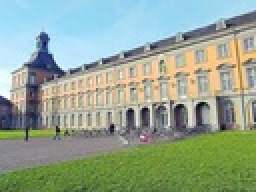
#> input picture Computer Vision Exercises/Sheet09/images/building.jpeg, 128 x 96 px, shrunk from 259 x 194 before the run (shown 2 times larger)
$ python sheet09.py   (older library calls are emulated)
#> lines starting #> are read from the running program, lines starting #| are printed output that depends on the picture; after the words box and inside, x2 and y2 are one past the last pixel; in counts of white or black regions, pixels touching at a corner belong together
import cv2
import numpy as np
import random

#   =======================================================
#                   Task1
#   =======================================================
def task1():

    img1Color = cv2.imread('../images/building.jpeg')
#> img1Color is the input picture: shape (96, 128, 3); mean B, G, R 146, 164.5, 147.9
    cv2.imshow("image", img1Color)
    img1 =  cv2.cvtColor(img1Color,cv2.COLOR_BGR2GRAY)

    #apply gaussian filter
    img1 =  cv2.GaussianBlur(img1, (3, 3), 0)

    # compute structural tensor
    I_x = cv2.Sobel(img1,cv2.CV_64F,1,0,ksize=3)
    I_y = cv2.Sobel(img1,cv2.CV_64F,0,1,ksize=3)
    cv2.imshow("sobelx", I_x)
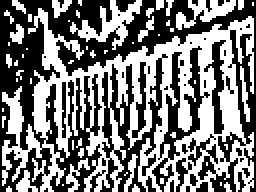
#> window 'sobelx': shape (96, 128) (shown 2 times larger); 47.8% white; 53 white regions (42 under 20 px), largest, box (x1, y1, x2, y2) and area: (1, 4, 127, 96) 4704, (35, 0, 71, 25) 313, (88, 0, 118, 15) 203
    I_xy = I_x * I_y
    I_xx = I_x * I_x
    I_yy = I_y * I_y
    print()
    normI = np.log(np.abs(I_xy))
    normI = (normI / np.max(normI))*255


    cv2.imshow("Ixy log",normI.astype(np.uint8))


    box = np.ones((3,3))
    box /= 9.0
    C_xx = cv2.filter2D(I_xx,-1,box)
    C_xy = cv2.filter2D(I_xy,-1,box)
    C_yy = cv2.filter2D(I_yy,-1,box)

    assert(img1.shape == C_xx.shape)
    M = lambda posY,posX : np.array([[C_xx[posY][posX], C_xy[posY][posX]],[C_xy[posY][posX], C_yy[posY][posX]]])
    k = 0.09
    F = lambda M: max(np.abs(np.linalg.det(M)) - k*(np.trace(M)**2),0)
    print(img1.shape)
#| (96, 128)


    #Harris Corner Detection

    fitness = np.zeros(img1.shape)
    for i in range(img1.shape[0]):
        for j in range(img1.shape[1]):
            fitness[i,j] = F(M(i,j))
    ##visualization response function
    respFuncVis = np.log(fitness)
    respFuncVis = (respFuncVis / np.max(respFuncVis))*255
    cv2.imshow("response function (log)", respFuncVis.astype(np.uint8))

    ##thresholding
    threshold = 6000000
    filtered = fitness.copy()
    filtered[np.where(filtered < threshold)] = 0

    fit = np.log(filtered)

    fit = (fit / np.max(fit))*255
    cv2.imshow("response function thresholded(log)", fit.astype(np.uint8))


    ###filtering. keeping only local maxima
    for i in range(img1.shape[0]):
        i_lw_b = max(0,i-1)
        i_up_b = min(img1.shape[0], i+2)
        for j in range(img1.shape[1]):
            j_lw_b = max(0, j - 1)
            j_up_b = min(img1.shape[1], j + 2)

            mx = np.max(filtered[i_lw_b:i_up_b,j_lw_b:j_up_b])
            if(filtered[i,j] != mx):
                filtered[i,j] = 0

    maxima = filtered.copy()
    maxima = np.log(maxima)
    maxima = (maxima / np.max(maxima))*255
    cv2.imshow("corners (log)", maxima.astype(np.uint8))

    corners_H = img1Color.copy()
    corners_H[np.where(filtered>0)] = np.array([0,0,255])
#> corners_H: shape (96, 128, 3); 2.04% of pixels changed, all inside (x1, y1, x2, y2) = (4, 11, 128, 72)
    cv2.imshow("Harris corners", corners_H)


    #Forstner Corner Detection
    w_min = 500.0
    q_min = 0.85


    ##small noise to prevent div by zero
    epsilon =0.0001
    W = np.zeros(img1.shape)
    Q = np.zeros(img1.shape)
    for i in range(img1.shape[0]):
        for j in range(img1.shape[1]):
            m = M(i,j)
            detM = np.linalg.det(m)
            Tm = np.trace(m) + epsilon
            assert(Tm != 0 )
            W[i,j] = detM/Tm
            assert( not np.isnan(W[i,j]))
            Q[i,j] = (4*detM)/ Tm**2
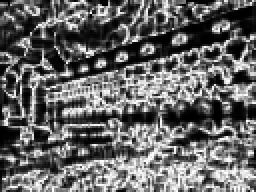
#> Q: shape (96, 128) float64 (shown 2 times larger); min 0, max 1, mean 0.399
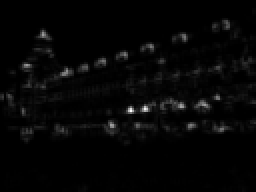
#> W: shape (96, 128) float64 (shown 2 times larger); min 0, max 34104.8, mean 805.3; drawn with min black and max white


    ##thresholding
    W[np.where(W<w_min)] = 0
    Q[np.where(Q<q_min)] = 0


    wshow = W.copy()
    #wshow = np.log(wshow)
    wshow = (wshow / np.max(wshow))*255
    cv2.imshow("W", wshow.astype(np.uint8))
    qshow = Q.copy()

    #qshow = np.log(qshow)
    qshow = (qshow / np.max(qshow))*255
    cv2.imshow("Q", qshow.astype(np.uint8))

    corners_F_mask = Q*W
    corners_F = img1Color.copy()

    corners_F[np.where(corners_F_mask>0)] = np.array([0,0,255])
#> corners_F: shape (96, 128, 3); 4.56% of pixels changed, all inside (x1, y1, x2, y2) = (2, 12, 128, 96)
    cv2.imshow("Foerstner corners ", corners_F)
    print("Press Any Key to Continue")
    cv2.waitKey(0)
    print("Press Wait... Calculating.")


#   =======================================================
#                   Task2
#   =======================================================
def task2():
### since we could not find a reasonable documentation of this module we
##used this as main reference: https://docs.opencv.org/3.0-beta/doc/py_tutorials/py_feature2d/py_matcher/py_matcher.html
    img1 = cv2.imread('../images/mountain1.png')
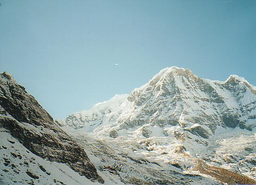
#> input picture Computer Vision Exercises/Sheet09/images/mountain1.png, 256 x 185 px, shrunk from 517 x 374 before the run
#> img1 is the input picture: shape (185, 256, 3); mean B, G, R 169.2, 166.7, 143.4
    img2 = cv2.imread('../images/mountain2.png')
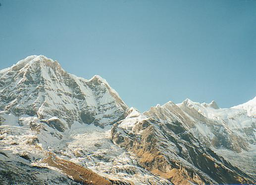
#> input picture Computer Vision Exercises/Sheet09/images/mountain2.png, 256 x 185 px, shrunk from 517 x 374 before the run
#> img2 is the input picture: shape (185, 256, 3); mean B, G, R 165, 163.3, 138.9

    im1gr= cv2.cvtColor(img1,cv2.COLOR_BGR2GRAY)
    im2gr= cv2.cvtColor(img2,cv2.COLOR_BGR2GRAY)
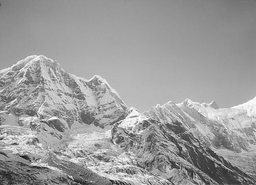
#> im2gr: shape (185, 256); min 14, max 255, mean 156.2
    #extract sift keypoints and descriptors

    s = cv2.xfeatures2d.SIFT_create()
    img1Key = s.detect(im1gr)
#> img1Key = 318 keypoints; strongest (x, y, size): (176, 165, 3.1), (41, 167, 2.2), (44, 170, 2.2), (197, 125, 2.4)
    img1Key, img1Des = s.compute(im1gr, img1Key)
    img2Key = s.detect(im2gr)
#> img2Key = 342 keypoints; strongest (x, y, size): (15, 144, 2), (55, 118, 2.2), (25, 157, 3.4), (38, 167, 2.1)
    img2Key, img2Des = s.compute(im2gr, img2Key)

    ##descriptor is a tuple vector matrix one line for each keypoint

    ## in case we want to plot the keypoints
    #imk=cv2.drawKeypoints(im1gr,img1K,img1,flags=cv2.DRAW_MATCHES_FLAGS_DRAW_RICH_KEYPOINTS)
    ##cv2.imshow("my kp", imk)

    # own implementation of matching
    #we define img1 as query image
    ## img2 as train image


    # create BFMatcher object
    bf = cv2.BFMatcher()


    dmatchK1 = [[None, None] for x in range(img1Des.shape[0])] ## kptindex: [best,scnd]
    dmatchK2 = [[None, None] for x in range(img2Des.shape[0])]
    # Match descriptors.
    for kp1 in range(img1Des.shape[0] ):
        #print(f"calculating matches : {kp1/img1Des.shape[0]} pct")
        distances =  np.sum(np.power(img1Des[kp1]- img2Des, 2),axis = 1)
        #        first = None
        #second = None
        for kp2, dist in enumerate(distances):
            if(dmatchK1[kp1][0] == None):
                dmatchK1[kp1][0] = cv2.DMatch(kp1,kp2, dist)
            elif(dmatchK1[kp1][1] == None):
                dmatchK1[kp1][1] = cv2.DMatch(kp1,kp2, dist)
            elif dist < dmatchK1[kp1][0].distance:
                dmatchK1[kp1][1] = dmatchK1[kp1][0]
                dmatchK1[kp1][0] = cv2.DMatch(kp1,kp2, dist)
            elif dist > dmatchK1[kp1][0].distance and dist < dmatchK1[kp1][1].distance:
                dmatchK1[kp1][1] = cv2.DMatch(kp1,kp2, dist)

            if(dmatchK2[kp2][0] == None):
                dmatchK2[kp2][0] = cv2.DMatch(kp1,kp2, dist)
            elif(dmatchK2[kp2][1] == None):
                dmatchK2[kp2][1] = cv2.DMatch(kp1,kp2, dist)
            elif dist < dmatchK2[kp2][0].distance:
                dmatchK2[kp2][1] = dmatchK2[kp2][0]
                dmatchK2[kp2][0] = cv2.DMatch(kp1,kp2, dist)
            elif dist > dmatchK2[kp2][0].distance and dist < dmatchK2[kp2][1].distance:
                dmatchK2[kp2][1] = cv2.DMatch(kp1,kp2, dist)
#> after the loop, dmatchK1 = 318 matches; dmatchK2 = 342 matches


    symmetric_matches = []

    for kp1, match in enumerate(dmatchK1):
        best_other = match[0].trainIdx
        scnbest_other = match[1].trainIdx
        if(dmatchK2[best_other][0].queryIdx == kp1):
            symmetric_matches.append(match)
#> this loop made 318 passes
#> (best_other, scnbest_other) on passes 1 to 3: (128, 164), (289, 166), (284, 26)
#> after the loop, symmetric_matches = 153 matches

    good_matches = []

    for first,second in symmetric_matches:
        if(first.distance < 0.4*second.distance):
            good_matches.append([first])
#> after the loop, good_matches = 74 matches


    good_matches = sorted(good_matches, key= lambda x : x[0].distance)

    img3 = cv2.drawMatchesKnn(img1, img1Key, img2, img2Key, good_matches,None,flags=2)

    # display matched keypoints
    cv2.imshow("keypoint matches", img3)


    #  =======================================================
    #                          Task-3
    #  =======================================================

    nSamples = 4;
    nIterations = 20;
    thresh = 0.1;
    minSamples = 4;
    height, width, _ = img2.shape
#> height = 185; width = 256

    inliers = 0
    keep_h = 0

    #  /// RANSAC loop
    good_matches = np.array(good_matches).flatten()
    for i in range(nIterations):

        print('iteration '+str(i))

        #randomly select 4 pairs of keypoints
        nump = 4
        chosen = np.random.choice(good_matches, nump)


        points1 = np.zeros((nump,2), np.float32)
        points2 = np.zeros((nump,2), np.float32)
        for j in range(0,nump):
            points1[j] = img1Key[chosen[j].queryIdx].pt
            points2[j] = img2Key[chosen[j].trainIdx].pt

        #compute transformation and warp img2 using it
        h = cv2.getPerspectiveTransform(points2, points1)

        timg1 = np.copy(img1)

        nInliers = 0
        for j in range(0,good_matches.shape[0]):
            kp1 = img1Key[good_matches[j].queryIdx].pt
            kp2 = img2Key[good_matches[j].trainIdx].pt

            kp2 = np.array([np.array([[kp2[0],kp2[1]]], dtype="float32")])
            kp2 = cv2.perspectiveTransform(kp2, h).flatten()

            dist = np.sqrt((kp1[0]-kp2[0])**2 + (kp1[1] - kp2[1])**2)
            if(dist <= thresh):
                nInliers += 1

            cv2.circle(timg1,(int(kp2[0]), int(kp2[1])), 3, (255,0,0), -1)
            cv2.circle(timg1,(int(kp1[0]), int(kp1[1])), 3, (0,0,255), -1)

        cv2.imshow("Keypoints from Image 1 and Image 2 on same Image ", timg1)

        #count inliers and keep transformation if it is better than the best so far
        if nInliers > inliers:
            inliers = nInliers
            keep_h = h
        else:
            h = keep_h

        '''
        print("New Transform:", h)
        print("Keep Transform:", keep_h)
        '''
        warped = cv2.warpPerspective(img2, h, (width, height))

        cmbImg = warped + img1
        cv2.imshow("warped image", warped)
        cv2.imshow("comb image", cmbImg)
        #        cv2.wait(100)
        cv2.waitKey(100)
#> after the loop, inliers = 10; keep_h = [[0.443, 0.0776, 132.1], [-0.325, 0.821, 27.32], [-0.00204, -0.000379, 1]]


    #apply best transformation to transform img2
    warped = cv2.warpPerspective(img2, keep_h, (width, height))
    cmbImg = warped
    inds = np.where(cmbImg == 0)
    cmbImg[inds] = img1[inds]
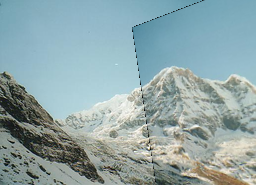
#> cmbImg: shape (185, 256, 3); mean B, G, R 168, 165.9, 143.5

    #display stitched images
    cv2.imshow("Final Image", cmbImg)
    cv2.waitKey(0)

    exit()
#> (the program exits here)
